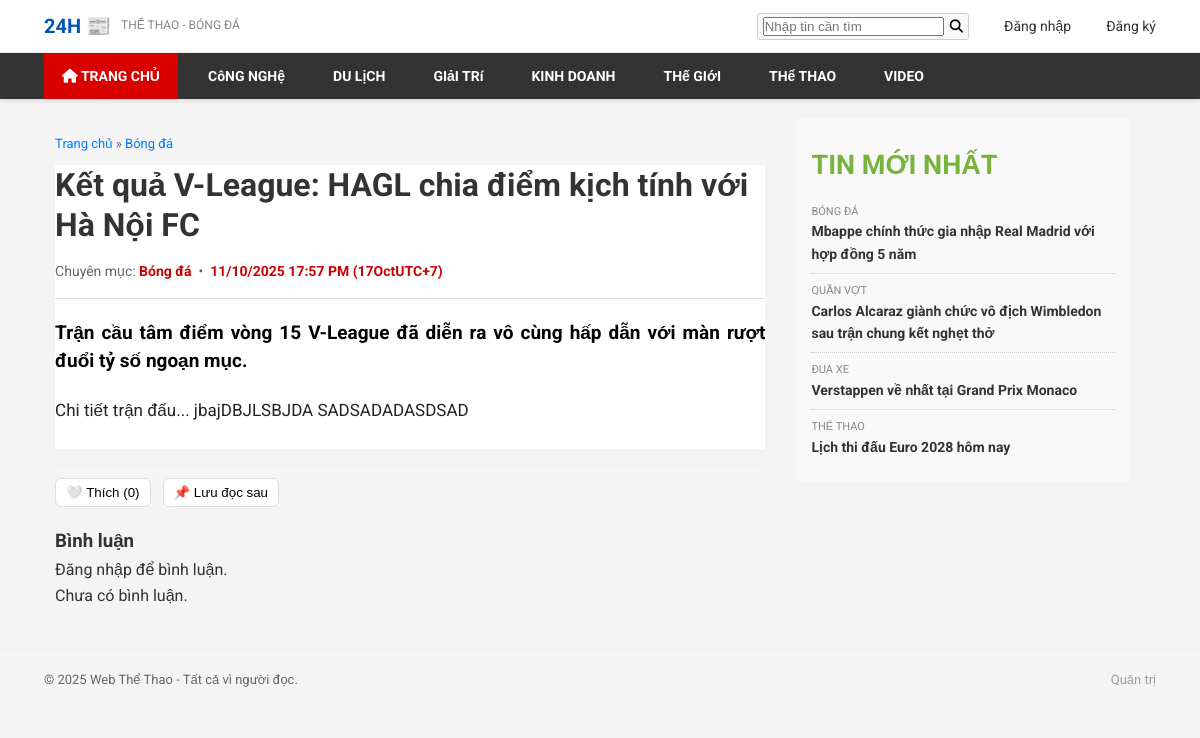
Screenshot of /article.php?slug=ket-qua-vleague-hagl-hanoi with the database file from the repository.
### tables this page shows
CREATE TABLE `categories` (
  `id` int(11) NOT NULL AUTO_INCREMENT PRIMARY KEY,
  `name` varchar(100) NOT NULL,
  `slug` varchar(120) UNIQUE NOT NULL,
  `parent_id` int(11) DEFAULT NULL,
  FOREIGN KEY (`parent_id`) REFERENCES `categories` (`id`) ON DELETE SET NULL
);

CREATE TABLE `articles` (
  `id` int(11) NOT NULL AUTO_INCREMENT PRIMARY KEY,
  `category_id` int(11) NOT NULL,
  `title` varchar(255) NOT NULL,
  `slug` varchar(255) UNIQUE NOT NULL,
  `summary` text,
  `content` text,
  `image_url` varchar(255) DEFAULT NULL,
  `author_id` int(11) DEFAULT NULL,
  `is_featured` tinyint(1) DEFAULT 0,
  `created_at` timestamp NULL DEFAULT CURRENT_TIMESTAMP,
  FOREIGN KEY (`category_id`) REFERENCES `categories` (`id`) ON DELETE CASCADE,
  FOREIGN KEY (`author_id`) REFERENCES `users` (`id`) ON DELETE SET NULL
);

### classes/Auth.php (called while the page is built, shortened)
<?php
class Auth {
    public function currentUser() {
        return null;
    }
}
?>

### classes/CategoryRepository.php (called while the page is built, shortened)
<?php
class CategoryRepository {
    private $conn;
    public function __construct(mysqli $conn) {
        $this->conn = $conn;
    }
    public function getAllCategories() {
        $sql = "SELECT id, name, slug, parent_id FROM categories ORDER BY parent_id, name ASC";
        $stmt = $this->conn->prepare($sql);
        $stmt->execute();
        $result = $stmt->get_result();
        $categories = [];
        while ($row = $result->fetch_assoc()) {
            $categories[] = $row;
        }
        return $categories;
    }
}
?>

### classes/ArticleRepository.php (called while the page is built, shortened)
<?php
class ArticleRepository {
    private $conn;
    public function __construct(mysqli $conn) {
        $this->conn = $conn;
    }
    private function fetchArticles($sql, $params = [], $types = "") {
        $stmt = $this->conn->prepare($sql);
        if (!empty($params)) {
            $stmt->bind_param($types, ...$params);
        }
        $stmt->execute();
        $result = $stmt->get_result();
        $articles = [];
        while ($row = $result->fetch_assoc()) {
            $articles[] = new Article($row);
        }
        return $articles;
    }
    public function getLatestArticles($limit = 10, $exclude_featured = true) {
    $sql = "SELECT a.*, c.name as category_name, c.slug as category_slug,
               u.id AS author_id, u.username AS author_username, COALESCE(u.display_name, u.username) AS author_name
        FROM articles a JOIN categories c ON a.category_id = c.id
        LEFT JOIN users u ON a.author_id = u.id ";
        if ($exclude_featured) {
            $sql .= "WHERE a.is_featured = 0 ";
        }
        $sql .= "ORDER BY a.created_at DESC LIMIT ?";
        return $this->fetchArticles($sql, [$limit], "i");
    }
    public function getArticleBySlug($slug) {
    $sql = "SELECT a.*, c.name as category_name, c.slug as category_slug,
               u.id AS author_id, u.username AS author_username, COALESCE(u.display_name, u.username) AS author_name
        FROM articles a JOIN categories c ON a.category_id = c.id
        LEFT JOIN users u ON a.author_id = u.id
                WHERE a.slug = ? LIMIT 1";
        $stmt = $this->conn->prepare($sql);
        $stmt->bind_param("s", $slug);
        $stmt->execute();
        $result = $stmt->get_result();
        $row = $result->fetch_assoc();
        return $row ? new Article($row) : null;
    }
}
?>

### classes/InteractionRepository.php (called while the page is built, shortened)
<?php
class InteractionRepository {
    private $conn;
    public function __construct(mysqli $conn) { $this->conn = $conn; }
    public function likeCount($article_id) {
        $stmt = $this->conn->prepare("SELECT COUNT(*) as cnt FROM article_likes WHERE article_id = ?");
        $stmt->bind_param('i', $article_id);
        $stmt->execute();
        $row = $stmt->get_result()->fetch_assoc();
        return (int)($row['cnt'] ?? 0);
    }
}
?>

### article.php (the view, shortened to what this page needs)
<?php
require_once __DIR__ . '/classes/ArticleRepository.php';
require_once __DIR__ . '/classes/Auth.php';
require_once __DIR__ . '/classes/InteractionRepository.php';
$db = Database::getInstance();
$conn = $db->getConnection();
$articleRepo = new ArticleRepository($conn);
$auth = new Auth($conn);
$interRepo = new InteractionRepository($conn);
$current_user = $auth->currentUser();
$slug = $_GET['slug'] ?? '';
$article = null;
if ($slug) {
    $article = $articleRepo->getArticleBySlug($slug);
}
$sidebar_articles = $articleRepo->getLatestArticles(5, true);
$category_name = $article ? htmlspecialchars($article->category_name) : "Tin tức";
$category_slug = $article ? htmlspecialchars($article->category_slug) : "";
$article_date = $article ? date('d/m/Y', strtotime($article->created_at)) : '';
$article_time = $article ? date('H:i A (GMT+7)', strtotime($article->created_at)) : '';
$like_count = $article ? $interRepo->likeCount((int)$article->id) : 0;
$user_liked = ($article && $current_user) ? $interRepo->isLiked($current_user->id, (int)$article->id) : false;
$user_saved = ($article && $current_user) ? $interRepo->isSaved($current_user->id, (int)$article->id) : false;
$comments = $article ? $interRepo->getComments((int)$article->id, 50, 0) : [];
?>
<!DOCTYPE html>
<html lang="vi">
<head>
    <link rel="stylesheet" href="css/style.css">
    <link rel="stylesheet" href="https://cdnjs.cloudflare.com/ajax/libs/font-awesome/6.5.2/css/all.min.css">
</head>
<body>
    <?php require_once __DIR__ . '/includes/header.php'; ?>
    <div class="container content-area d-flex" style="padding-top: 20px;">
        <main class="main-column col-8 main-column-pad">
            <?php if ($article): ?>
                <div class="breadcrumb">
                    <a href="index.php">Trang chủ</a> &raquo;
                    <a href="category.php?slug=<?php echo $category_slug; ?>"><?php echo $category_name; ?></a>
                </div>
                <article class="full-article">
                    <div class="article-header">
                        <h1 class="article-title"><?php echo htmlspecialchars($article->title); ?></h1>
                        <div class="article-meta-info d-flex justify-content-between align-items-center">
                            <span class="meta-left">
                                Chuyên mục: <span class="date-time"><?php echo $category_name; ?></span>
                                &nbsp;•&nbsp;
                                <span class="date-time"><?php echo $article_date; ?> <?php echo $article_time; ?></span>
                            </span>
                        </div>
                    </div>
                    <div class="article-content">
                        <?php if (!empty($article->summary)): ?>
                            <p style="font-weight: bold; color: #000; font-size: 19px; line-height: 1.5; margin-bottom: 20px;">
                                <?php echo htmlspecialchars($article->summary); ?>
                            </p>
                        <?php endif; ?>
                        <div class="article-body">
                            <?php echo $article->content; ?>
                        </div>
                    </div>
                </article>
                <?php if ($article): ?>
                <section class="article-actions" style="margin-top:16px;border-top:1px solid #eee;padding-top:12px;">
                    <form method="post" style="display:inline">
                        <button type="submit" name="like_toggle" value="1" style="padding:6px 10px;border-radius:6px;border:1px solid #ddd;background:#fff;cursor:pointer">
                            <?php echo $user_liked ? '❤️ Đã thích' : '🤍 Thích'; ?> (<?php echo (int)$like_count; ?>)
                        </button>
                    </form>
                    <form method="post" style="display:inline;margin-left:8px;">
                        <button type="submit" name="save_toggle" value="1" style="padding:6px 10px;border-radius:6px;border:1px solid #ddd;background:#fff;cursor:pointer">
                            <?php echo $user_saved ? '🔖 Đã lưu' : '📌 Lưu đọc sau'; ?>
                        </button>
                    </form>
                </section>
                <section class="comments" style="margin-top:20px;">
                    <h3>Bình luận</h3>
                    <?php if ($current_user): ?>
                    <form method="post" style="margin-bottom:12px;">
                        <input type="hidden" name="csrf" value="<?php echo Helpers::csrfToken(); ?>" />
                        <textarea name="comment_content" placeholder="Viết bình luận" style="width:100%;min-height:80px;padding:10px;border:1px solid #ddd;border-radius:6px;"></textarea>
                        <button type="submit" style="margin-top:8px;padding:8px 12px;background:#78B43D;color:#fff;border:none;border-radius:6px">Gửi</button>
                    </form>
                    <?php else: ?>
                        <p><a href="/webthethao_project/user_login.php">Đăng nhập</a> để bình luận.</p>
                    <?php endif; ?>
                    <div class="comment-list">
                        <?php if (empty($comments)): ?><p>Chưa có bình luận.</p><?php endif; ?>
                    </div>
                </section>
                <?php endif; ?>
            <?php else: ?>
                <h1 class="article-title-error">404 - KHÔNG TÌM THẤY BÀI VIẾT</h1>
                <p>Bài viết bạn đang tìm kiếm có thể đã bị xóa hoặc đường dẫn không còn tồn tại.</p>
            <?php endif; ?>
        </main>
        <aside class="sidebar-column col-4">
            <div class="latest-news-block">
                <header class="latest-news-tit fw-bold d-inline-block padd-t-10 mar-b-15">
                    <h2 class="fw-bold text-uppercase color-green-custom">Tin mới nhất</h2>
                </header>
                <div class="latest-news-list">
                    <?php foreach ($sidebar_articles as $side_article): ?>
                        <?php if ($article && $side_article->id == $article->id) continue;  ?>
                        <div class="sidebar-article">
                            <h4 style="font-size: 11px; color: #888; text-transform: uppercase;"><?php echo htmlspecialchars($side_article->category_name); ?></h4>
                            <p><a href="article.php?slug=<?php echo htmlspecialchars($side_article->slug); ?>" class="color-main hover-color-24h"><?php echo htmlspecialchars($side_article->title); ?></a></p>
                        </div>
                    <?php endforeach; ?>
                </div>
            </div>
        </aside>
    </div>
</body>
</html>
<?php
$__footer = __DIR__ . '/includes/footer.php'; if (file_exists($__footer)) require $__footer;
?>

### includes/header.php (shortened to what this page needs)
<?php
require_once __DIR__ . '/../classes/CategoryRepository.php';
require_once __DIR__ . '/../classes/Auth.php';
$auth = new Auth($conn);
$current_user = $auth->currentUser();
$categoryRepo = new CategoryRepository($conn);
$all_categories = $categoryRepo->getAllCategories();
$category_map = [];
foreach ($all_categories as $cat) {
    $pid = $cat['parent_id'] ?: 0;
    if (!isset($category_map[$pid])) $category_map[$pid] = [];
    $category_map[$pid][] = $cat;
}
?>
<header class="top-bar">
    <div class="container">
        <div class="logo">
            <a href="index.php" aria-label="Trang chủ">
                24H 📰 <span class="logo-subtext">THỂ THAO - BÓNG ĐÁ</span>
            </a>
        </div>
        <nav class="top-menu">
            <ul>
                <li>
                    <form action="index.php" method="get">
                        <input type="text" name="q" placeholder="Nhập tin cần tìm">
                        <button type="submit" style="border:none; background:transparent; padding:0; margin-left:6px;"><i class="fa fa-search"></i></button>
                    </form>
                </li>
                <li>
                    <?php if ($current_user): ?>
                        <a href="<?php echo BASE_URL; ?>/account.php">Tài khoản</a>
                    <?php else: ?>
                        <a href="<?php echo BASE_URL; ?>/user_login.php">Đăng nhập</a>
                    <?php endif; ?>
                </li>
                <?php if (!$current_user): ?>
                <li><a href="<?php echo BASE_URL; ?>/user_register.php">Đăng ký</a></li>
                <?php endif; ?>
            </ul>
        </nav>
    </div>
</header>
<nav class="main-nav">
    <div class="container">
        <ul>
            <li><a href="index.php" class="active"><i class="fa fa-home"></i> TRANG CHỦ</a></li>
            <?php
            foreach ($category_map[0] ?? [] as $top_cat) {
                $children = $category_map[$top_cat['id']] ?? [];
                if (empty($children)) {
                    echo '<li><a href="category.php?slug=' . htmlspecialchars($top_cat['slug']) . '">' . htmlspecialchars(strtoupper($top_cat['name'])) . '</a></li>';
                } else {
                    echo '<li class="has-children">';
                    echo '<a href="category.php?slug=' . htmlspecialchars($top_cat['slug']) . '">' . htmlspecialchars(strtoupper($top_cat['name'])) . '</a>';
                    echo '</li>';
                }
            }
            ?>
        </ul>
    </div>
</nav>

### rows the page displays
categories: name "CôNG NGHệ"
categories: name "DU LịCH"
categories: name "GIảI TRí"
categories: name "KINH DOANH"
categories: name "THế GIớI"
categories: name "THể THAO"
categories: name "VIDEO"
articles: category.name "Bóng đá", title "Kết quả V-League: HAGL chia điểm kịch tính với Hà Nội FC", created_at "11/10/2025", created_at "17:57 PM (17OctUTC+7)", summary "Trận cầu tâm điểm vòng 15 V-League đã diễn ra vô cùng hấp dẫn với màn rượt đuổi tỷ số ngoạn mục.", content "Chi tiết trận đấu... jbajDBJLSBJDA SADSADADASDSAD"
articles: category.name "BÓNG ĐÁ", title "Mbappe chính thức gia nhập Real Madrid với hợp đồng 5 năm"
articles: category.name "QUẦN VỢT", title "Carlos Alcaraz giành chức vô địch Wimbledon sau trận chung kết nghẹt thở"
articles: category.name "ĐUA XE", title "Verstappen về nhất tại Grand Prix Monaco"
articles: category.name "THỂ THAO", title "Lịch thi đấu Euro 2028 hôm nay"

### other values shown
$like_count "0"
